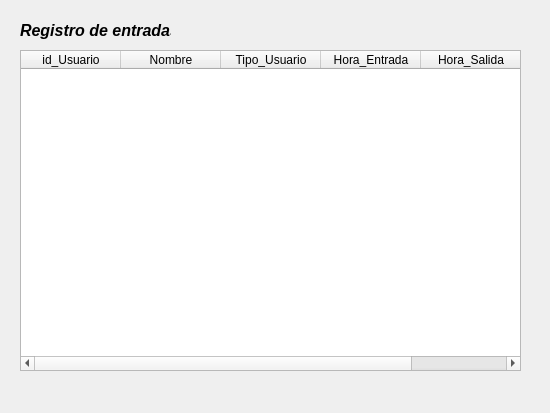
<?xml version="1.0" encoding="UTF-8"?>
<ui version="4.0">
 <class>Frame</class>
 <widget class="QFrame" name="Frame">
  <property name="geometry">
   <rect>
    <x>0</x>
    <y>0</y>
    <width>550</width>
    <height>413</height>
   </rect>
  </property>
  <property name="windowTitle">
   <string>Frame</string>
  </property>
  <widget class="QLabel" name="label">
   <property name="geometry">
    <rect>
     <x>20</x>
     <y>20</y>
     <width>151</width>
     <height>21</height>
    </rect>
   </property>
   <property name="font">
    <font>
     <pointsize>12</pointsize>
     <italic>true</italic>
     <bold>true</bold>
    </font>
   </property>
   <property name="text">
    <string>Registro de entradas</string>
   </property>
  </widget>
  <widget class="QTableWidget" name="TablaBitacora">
   <property name="geometry">
    <rect>
     <x>20</x>
     <y>50</y>
     <width>501</width>
     <height>321</height>
    </rect>
   </property>
   <property name="font">
    <font>
     <pointsize>9</pointsize>
    </font>
   </property>
   <column>
    <property name="text">
     <string>id_Usuario</string>
    </property>
   </column>
   <column>
    <property name="text">
     <string>Nombre</string>
    </property>
   </column>
   <column>
    <property name="text">
     <string>Tipo_Usuario</string>
    </property>
   </column>
   <column>
    <property name="text">
     <string>Hora_Entrada</string>
    </property>
   </column>
   <column>
    <property name="text">
     <string>Hora_Salida</string>
    </property>
   </column>
  </widget>
 </widget>
 <resources/>
 <connections/>
</ui>
